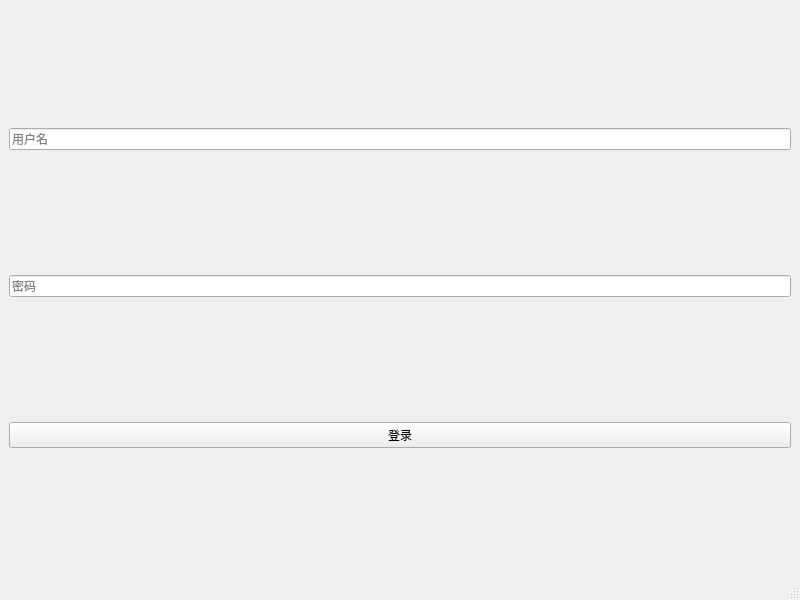
<?xml version="1.0" encoding="UTF-8"?>
<ui version="4.0">
 <class>MainWindow</class>
 <widget class="QMainWindow" name="MainWindow">
  <property name="geometry">
   <rect>
    <x>0</x>
    <y>0</y>
    <width>800</width>
    <height>600</height>
   </rect>
  </property>
  <property name="windowTitle">
   <string>MainWindow</string>
  </property>
  <widget class="QWidget" name="centralwidget">
   <layout class="QVBoxLayout" name="verticalLayout">
    <item>
     <widget class="QLineEdit" name="usernameEdit">
      <property name="placeholderText">
       <string>用户名</string>
      </property>
     </widget>
    </item>
    <item>
     <widget class="QLineEdit" name="passwordEdit">
      <property name="echoMode">
       <enum>QLineEdit::Password</enum>
      </property>
      <property name="placeholderText">
       <string>密码</string>
      </property>
     </widget>
    </item>
    <item>
     <widget class="QPushButton" name="loginButton">
      <property name="text">
       <string>登录</string>
      </property>
     </widget>
    </item>
   </layout>
  </widget>
  <widget class="QMenuBar" name="menubar"/>
  <widget class="QStatusBar" name="statusbar"/>
 </widget>
 <resources/>
 <connections/>
</ui>
